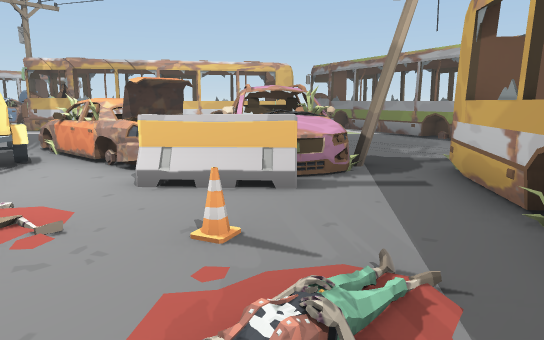
[1] (above)

24 first-person views from a walk through a 3-D level made in the Unity game engine. The camera is 1.2 m above the floor, tilts 10° down and sees 70° across. The floor is counted in squares, 1 m on a side. Each view is taken from the middle of a square. On the plan, view 1 faces up. The plan holds only what a view shows up to about 15 squares ahead; the rest is blank. The place goes on beyond the plan.

[2]
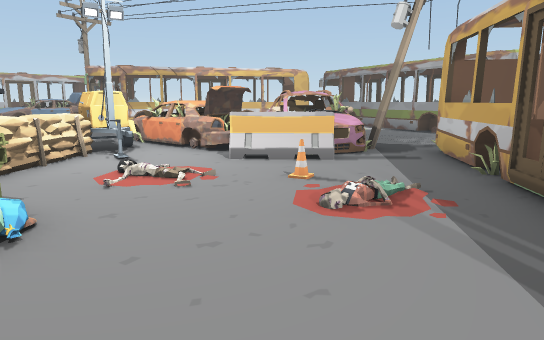

[3]
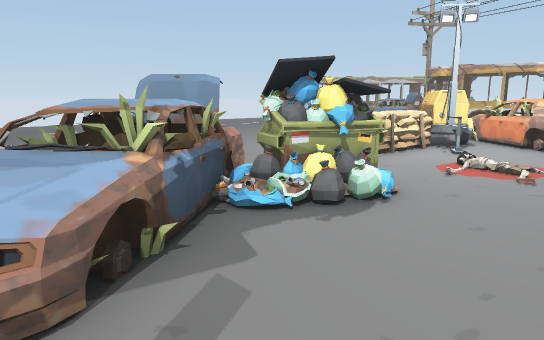

[4]
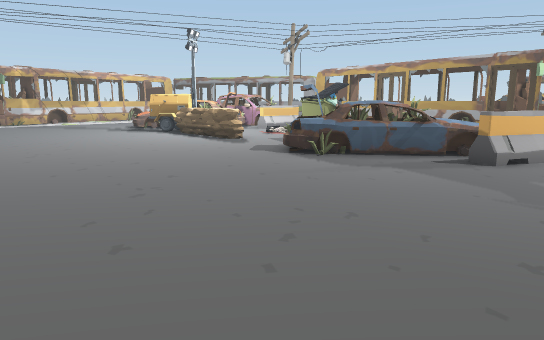

[5]
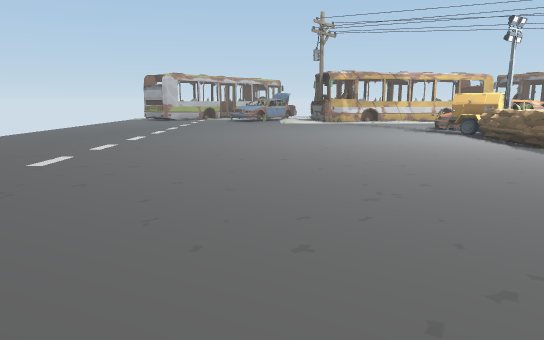

[6]
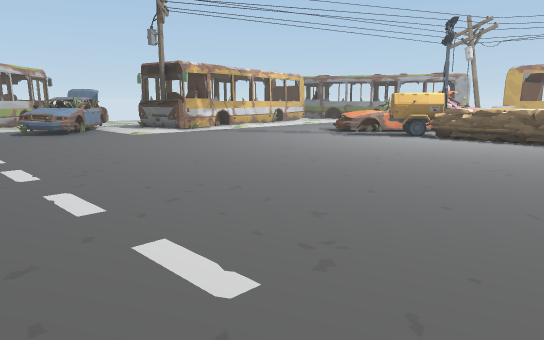

[7]
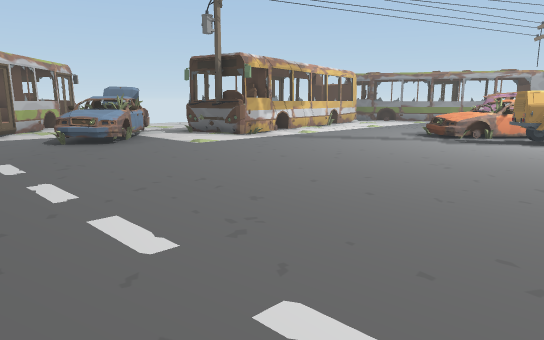

[8]
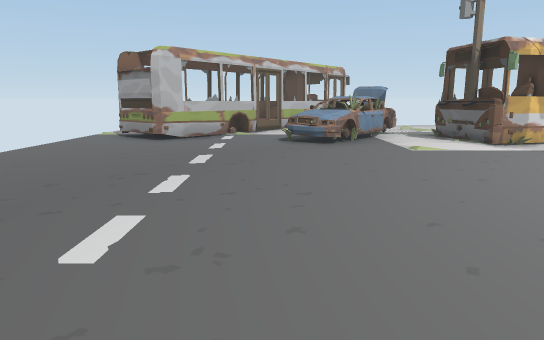

[9]
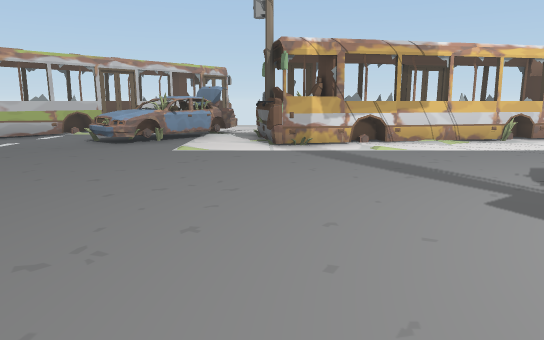

[10]
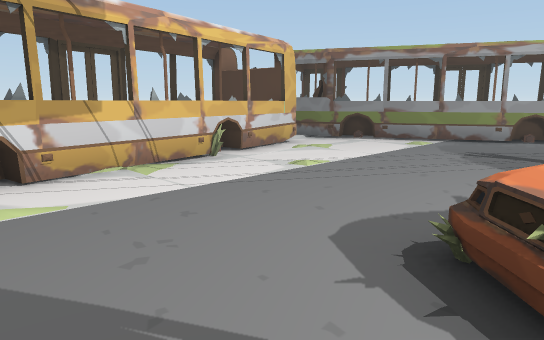

[11]
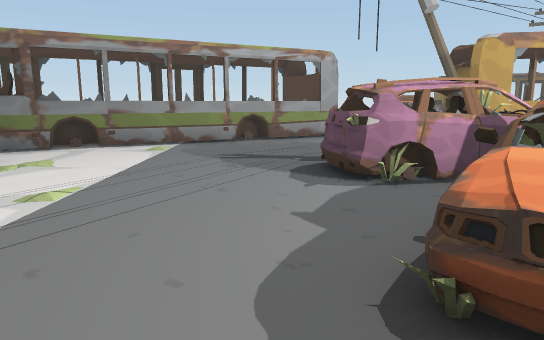

[12]
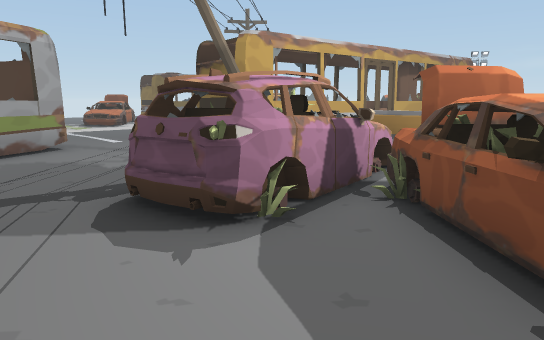

[13]
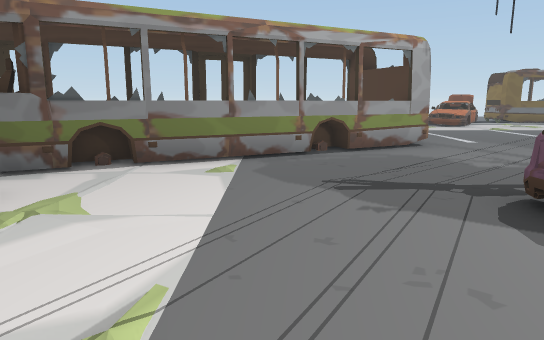

[14]
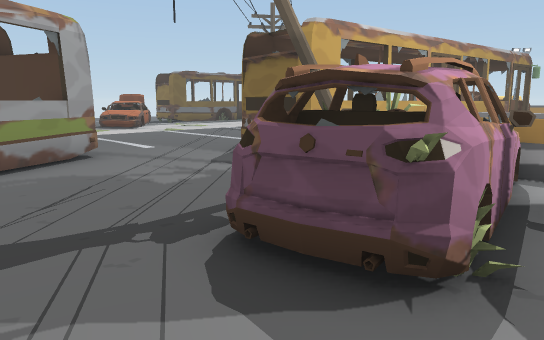

[15]
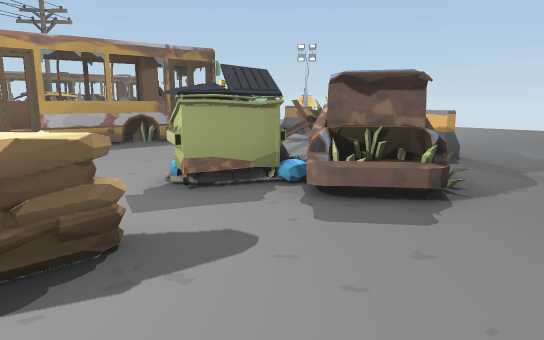

[16]
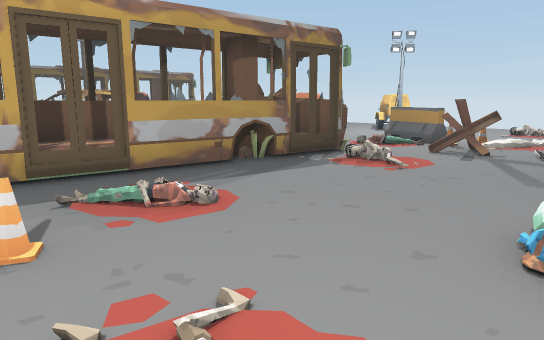

[17]
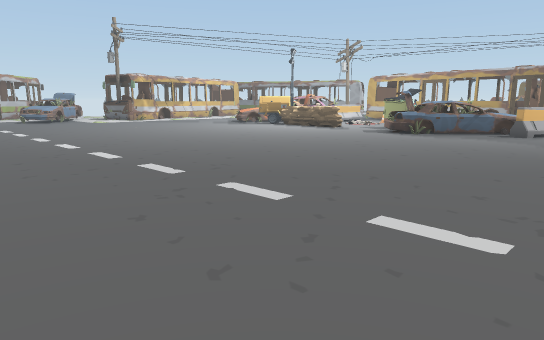

[18]
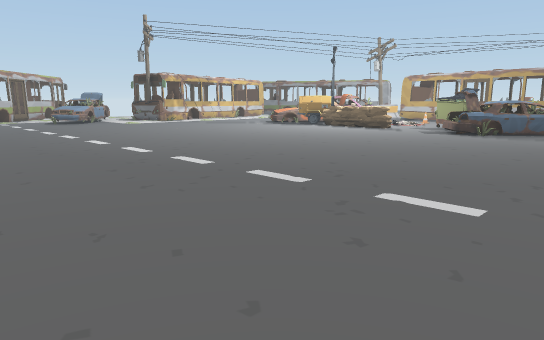

[19]
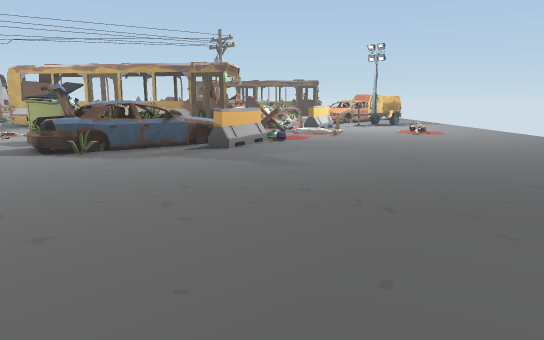

[20]
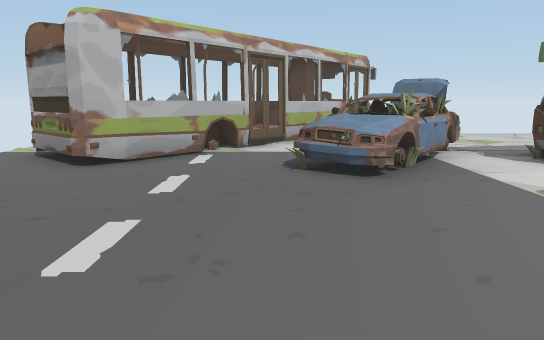

[21]
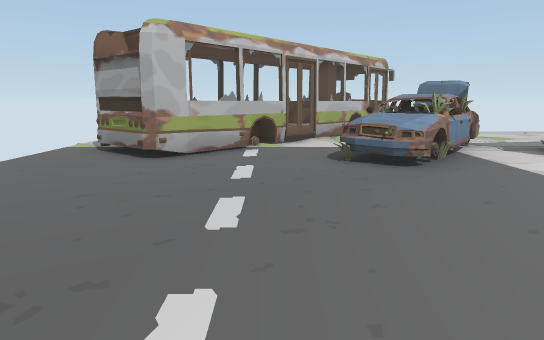

[22]
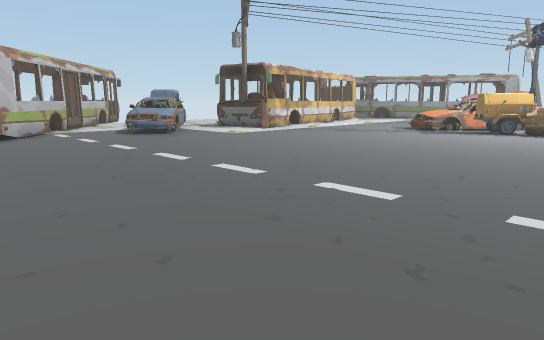

[23]
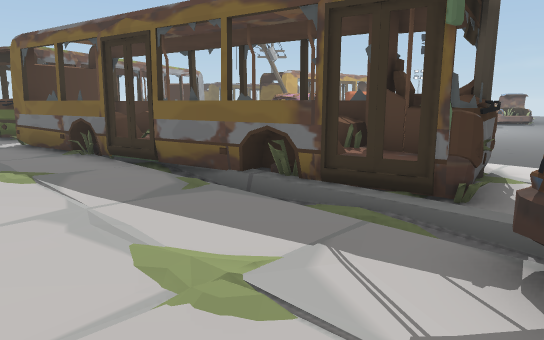

[24]
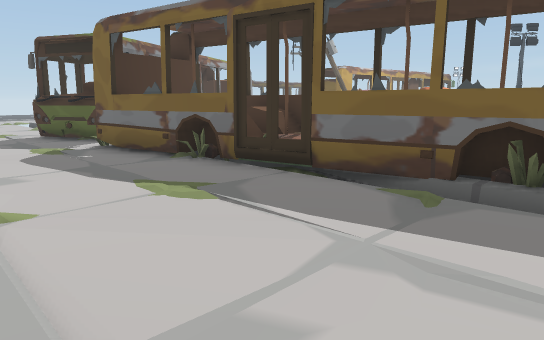

### Floor plan
Key: @ floor where view 1 was taken; # wall or solid block; x gap in a wall; . main floor; : floor 0.25 m higher than the main floor; + floor 0.5 m higher than the main floor; * floor 0.75 m higher than the main floor; / step, stairs or slope; = window, fence, low wall or low ledge; ^ raised ledge; C car; B barrier; N cone; U dumpster; O other object.
Columns run from 22 left of view 1 to 12 right of it. Each row starts with its distance up from view 1.
 24         ##   //..
 23        ## . ..........
 22    #  ##   ................
 21   #####.  .....................
 20 .. #=#.. CCC.......#########...
 19 .# ##...CCC#//###xx==+####+x
 18 .###...CCC..###=  +==###.#=##
 17 .......CCC..###=#####....#= #
 16 ........C...####..........#  #
 15 ..........................#+ x
 14 ...........................####
 13 ...........................#=##
 12  ...........................####
 11  ................+...CCC....####
 10  ................**..CCC.....#
  9  ................CCCCCCC........
  8 ................^#CCCCCC#..........
  7 ................## CCCCC####.......
  6 ................=#=.BBBC.###.......
  5 ................=.=......#+# .....
  4  ...............=........#=#   ...
  3 . ..............=....N...# #
  2  .....................:.##+#
  1  ................UU.....x++#
  0  ...............CUU...@.#  =     C
 -1  ..............CCC:.....#= #    CC
 -2  ...............CCC.....####    C
 -3 ................CCO...:.###
 -4 .................CCC....###
 -5  ...............BBB......
 -6 ..................B//==//.
 -7   .................../O...
 -8  . ..   ............// BB.

Where each view was taken, in squares from view 1:
view 1: 0 up, 0 right, facing up
view 2: 3 down, 1 left, facing up
view 3: 4 down, 1 left, facing up-left
view 4: 7 down, 14 left, facing up-right
view 5: 7 down, 13 left, facing up
view 6: 1 up, 19 left, facing up-right
view 7: 5 up, 19 left, facing up-right
view 8: 5 up, 16 left, facing up
view 9: 5 up, 10 left, facing up
view 10: 10 up, 8 left, facing up-right
view 11: 12 up, 7 left, facing right
view 12: 13 up, 4 left, facing down-right
view 13: 14 up, 4 left, facing right
view 14: 13 up, 2 left, facing down-right
view 15: 4 up, 9 left, facing down-right
view 16: 4 up, 4 left, facing down-right
view 17: 8 down, 21 left, facing up-right
view 18: 6 down, 22 left, facing up-right
view 19: 6 down, 16 left, facing right
view 20: 10 up, 16 left, facing up
view 21: 9 up, 17 left, facing up
view 22: 3 up, 22 left, facing up-right
view 23: 23 up, 12 left, facing down-right
view 24: 24 up, 9 left, facing down-right
